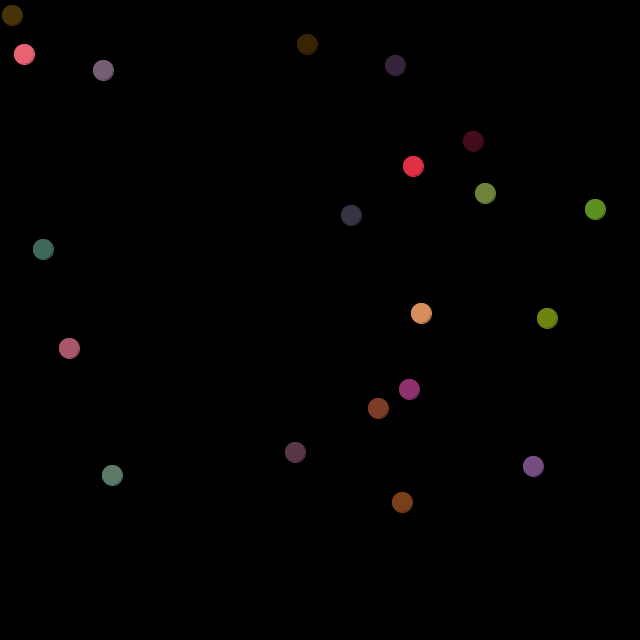
Frame 1 (no input)
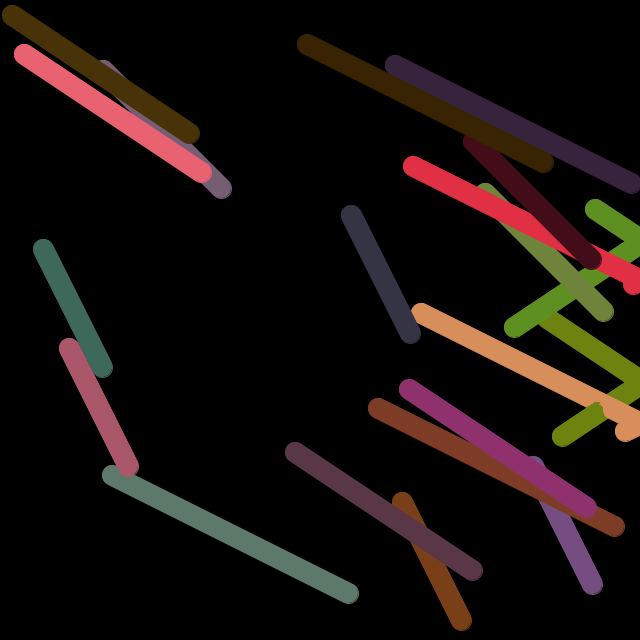
Frame 60 (the mouse pressed at the canvas centre just before this capture)
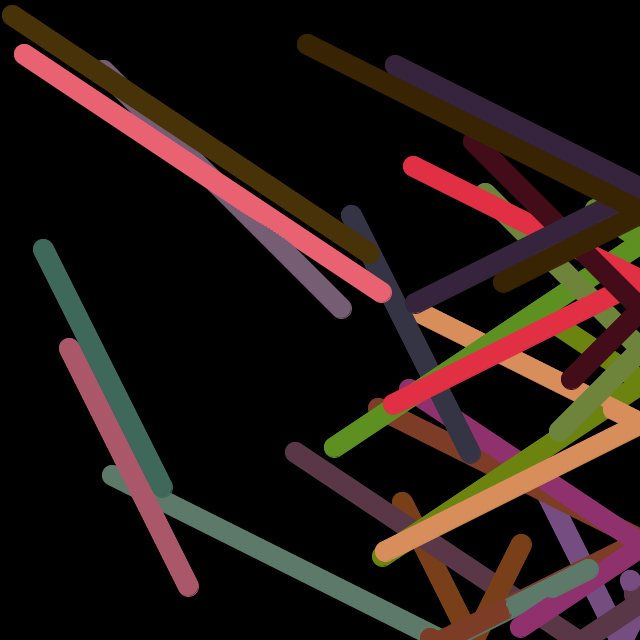
Frame 120 (the mouse held since frame 60 and released just before this capture)

The Processing sketch that drew these frames (run headless with seeded random() and noise(); from frame 60 on, the mouse is pressed at the canvas centre):

// Processing sketch: ball
// ── ball.pde

Ball [] balls=new Ball[20];
void setup(){
  background(0);
size(640,640);
for(int i=0; i<20; i++){
  balls[i]=new Ball(int(random(0,width)), int(random(0, height)));
} 
}


void draw(){
 
 for(Ball b:balls){
 b.drawFigure();
 b.moveBall();
 b.checkEdges();
  }
  
}

// ── ballclass.pde
class Ball{

 int xspeed=int(random(1,5));
int yspeed=int(random(2,3));
int x;
int y;
color c;
  
  Ball(int x, int y){
  this.x=x;
  this.y=y;
  this.c=color(random(50,255), random(0,150), random(0,150));
  }
  
void drawFigure(){
  
  stroke(c);
  fill(c);
  ellipse(x,y, 20, 20);
  
}

void moveBall(){

  x+=xspeed;
  y+=yspeed;
}

void checkEdges(){
 if(x>width || x<0){
    xspeed=xspeed*-1;
    
  }
  if(y>height || y<0){
    yspeed=yspeed*-1;
  }

}
}
